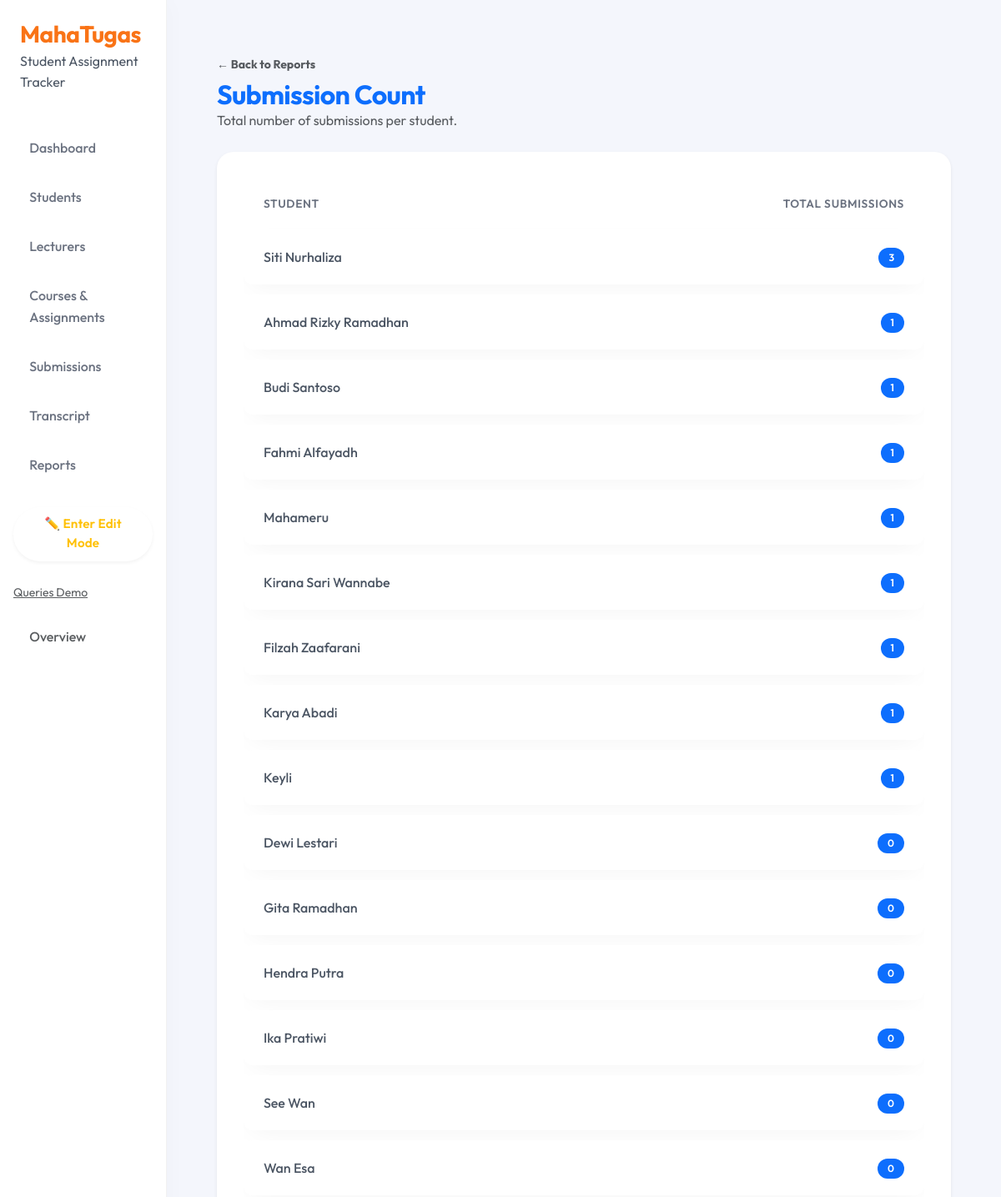
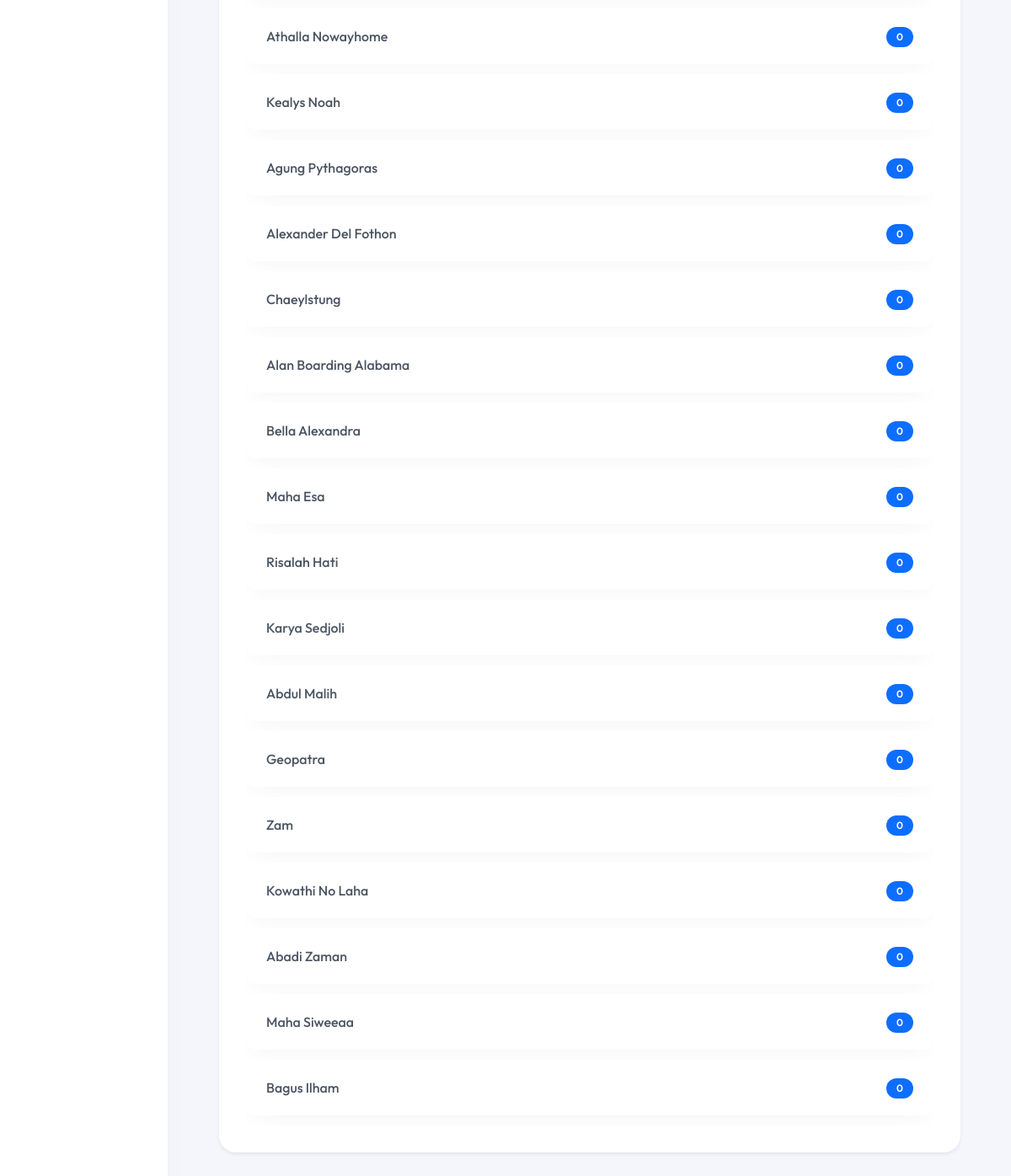
The app's page /reports/submission-count/ with its own data (2 pictures, top to bottom).
### tracker/models.py (models this page shows, shortened)
class Student(models.Model):
    def generate_nrp():
        last_student = Student.objects.order_by("-student_id").first()
        if last_student and last_student.nrp.isdigit():
            new_nrp = int(last_student.nrp) + 1
        else:
            new_nrp = 1  # kalau belum ada student
        return f"{new_nrp:03d}"  # format 3 digit, misal 001
    student_id = models.AutoField(primary_key=True)
    nrp = models.CharField(
    max_length=20,
    unique=True,
    default=generate_nrp,
    )
    name = models.CharField(max_length=150)
    email = models.EmailField(max_length=150, blank=True, null=True)
    photo_file = models.CharField(max_length=255, blank=True, null=True)  # path avatar

### tracker/views.py (the view)
# urls.py: path('reports/submission-count/', views.report_submission_count, name='report_submission_count'),
def report_submission_count(request):
    data = Student.objects.annotate(total=Count("submissions")).order_by("-total")
    return render(request, "tracker/reports/submission_count.html", {"data": data})

### tracker/templates/tracker/reports/submission_count.html
{% extends "tracker/base.html" %}
{% block content %}
<div class="container py-4">
    <div class="d-flex justify-content-between align-items-center mb-4">
        <div>
            <a href="{% url 'report_menu' %}" class="text-decoration-none text-muted small fw-bold">
                ← Back to Reports
            </a>
            <h2 class="mt-1 mb-0 text-primary fw-bold">Submission Count</h2>
            <p class="text-muted mb-0">Total number of submissions per student.</p>
        </div>
    </div>
    <div class="card border-0 shadow-sm overflow-hidden">
        <div class="card-body p-0">
            <div class="table-responsive">
                <table class="table table-hover align-middle mb-0">
                    <thead class="table-light">
                        <tr class="text-uppercase small text-muted fw-bold">
                            <th class="ps-4">Student</th>
                            <th class="text-end pe-4">Total Submissions</th>
                        </tr>
                    </thead>
                    <tbody>
                        {% for s in data %}
                        <tr>
                            <td class="ps-4 fw-medium">{{ s.name }}</td>
                            <td class="text-end pe-4">
                                <span class="badge bg-primary rounded-pill">{{ s.total }}</span>
                            </td>
                        </tr>
                        {% empty %}
                        <tr>
                            <td colspan="2" class="text-center py-5 text-muted">No submission data available.</td>
                        </tr>
                        {% endfor %}
                    </tbody>
                </table>
            </div>
        </div>
    </div>
</div>
{% endblock %}

### static/tracker/css/comfy.css (style rules this page uses)
:root { --bg-color: #f4f6fc; --surface-color: #ffffff; --text-primary: #4b5563; --text-secondary: #6b7280; --accent-color: #f97316; --accent-hover: #ea580c; --success-soft: #d1fae5; --success-text: #065f46; --warning-soft: #fef3c7; --warning-text: #92400e; --radius-lg: 20px; --radius-md: 12px; --shadow-soft: 0 10px 30px -10px rgba(0, 0, 0, 0.05); --shadow-hover: 0 20px 40px -10px rgba(0, 0, 0, 0.1); --transition-fast: all 0.2s cubic-bezier(0.4, 0, 0.2, 1); --animation-fade-up: fadeInUp 0.5s ease-out forwards; }
body { background-color: var(--bg-color); color: var(--text-primary); font-family: 'Outfit', sans-serif; line-height: 1.6; }
.card, .container, .container-fluid { border: none; }
.card { background: var(--surface-color); border-radius: var(--radius-lg); box-shadow: var(--shadow-soft); padding: 2rem; margin-bottom: 2rem; transition: var(--transition-fast); }
h1, h2, h3, h4, h5, h6 { color: #1f2937; font-weight: 700; letter-spacing: -0.02em; margin-bottom: 1rem; }
h2 { font-size: 2rem; }
.table { border-collapse: separate; border-spacing: 0 0.8rem; background: transparent; }
.table thead th { background: transparent; color: var(--text-secondary); font-weight: 600; font-size: 0.85rem; text-transform: uppercase; letter-spacing: 0.05em; border: none; padding-left: 1.5rem; }
.table tbody tr { background: var(--surface-color); box-shadow: var(--shadow-soft); border-radius: var(--radius-md); transition: var(--transition-fast); }
.table td { border: none; padding: 1.25rem 1.5rem; vertical-align: middle; color: var(--text-primary); }
.table td:first-child { border-top-left-radius: var(--radius-md); border-bottom-left-radius: var(--radius-md); }
.table td:last-child { border-top-right-radius: var(--radius-md); border-bottom-right-radius: var(--radius-md); }
.badge { padding: 0.5em 1em; border-radius: 6px; font-weight: 600; font-size: 0.75rem; }

### records on screen
Student: name "Siti Nurhaliza", total "3"
Student: name "Ahmad Rizky Ramadhan", total "1"
Student: name "Budi Santoso", total "1"
Student: name "Fahmi Alfayadh", total "1"
Student: name "Mahameru", total "1"
Student: name "Kirana Sari Wannabe", total "1"
Student: name "Filzah Zaafarani", total "1"
Student: name "Karya Abadi", total "1"
Student: name "Keyli", total "1"
Student: name "Dewi Lestari", total "0"
Student: name "Gita Ramadhan", total "0"
Student: name "Hendra Putra", total "0"
Student: name "Ika Pratiwi", total "0"
Student: name "See Wan", total "0"
Student: name "Wan Esa", total "0"
Student: name "Athalla Nowayhome", total "0"
Student: name "Kealys Noah", total "0"
Student: name "Agung Pythagoras", total "0"
Student: name "Alexander Del Fothon", total "0"
Student: name "Chaeylstung", total "0"
Student: name "Alan Boarding Alabama", total "0"
Student: name "Bella Alexandra", total "0"
Student: name "Maha Esa", total "0"
Student: name "Risalah Hati", total "0"
Student: name "Karya Sedjoli", total "0"
Student: name "Abdul Malih", total "0"
Student: name "Geopatra", total "0"
Student: name "Zam", total "0"
Student: name "Kowathi No Laha", total "0"
Student: name "Abadi Zaman", total "0"
Student: name "Maha Siweeaa", total "0"
Student: name "Bagus Ilham", total "0"
